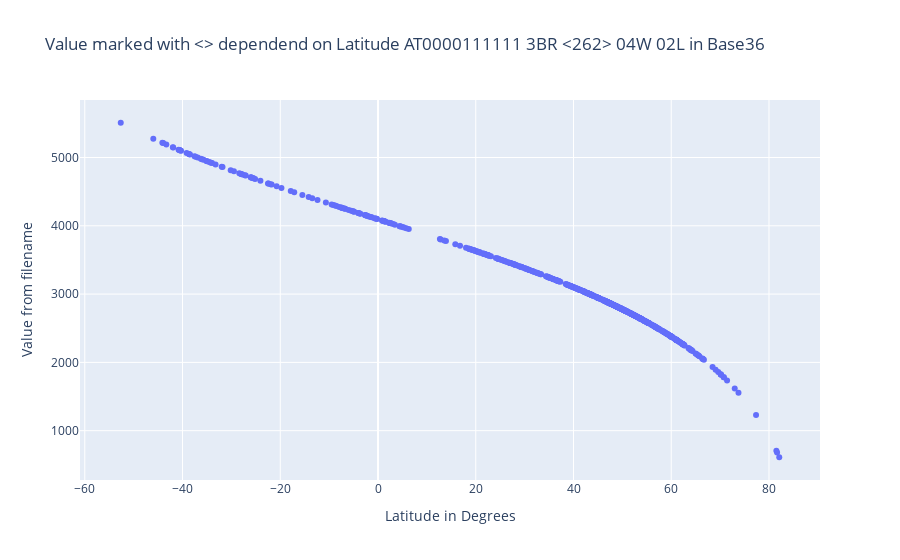

The notebook cell saved with this chart:
### Code cell
fig = px.scatter(
    df,
    x="maxLat",
    y="f2",
    title="Value marked with <> dependend on Latitude AT0000111111 3BR <262> 04W 02L in Base36",
    hover_name="name",
    hover_data=["maxLat", "f2"],
    labels={
        "f2": "Value from filename",
        "maxLat": "Latitude in Degrees",
    },
)
fig.write_html("f2-maxLat.html")
fig.show()

### Figure 1 — Plotly figure (JSON) as saved in the notebook; plotly's stock layout.template omitted (floating-point values rounded to 4 significant figures; data arrays with more than 128 entries replaced by an {"elided": "..."} marker saying what was removed)
{"data": [{"hovertemplate": "<b>%{hovertext}</b><br><br>Latitude in Degrees=%{x}<br>Value from filename=%{y}<extra></extra>", "hovertext": {"elided": "626 str values"}, "legendgroup": "", "marker": {"color": "#636efa", "symbol": "circle"}, "mode": "markers", "name": "", "orientation": "v", "showlegend": false, "type": "scatter", "x": {"elided": "626 float values"}, "xaxis": "x", "y": {"elided": "626 int values"}, "yaxis": "y"}], "layout": {"legend": {"tracegroupgap": 0}, "title": {"text": "Value marked with <> dependend on Latitude AT0000111111 3BR <262> 04W 02L in Base36"}, "xaxis": {"anchor": "y", "domain": [0, 1], "title": {"text": "Latitude in Degrees"}}, "yaxis": {"anchor": "x", "domain": [0, 1], "title": {"text": "Value from filename"}}}}
